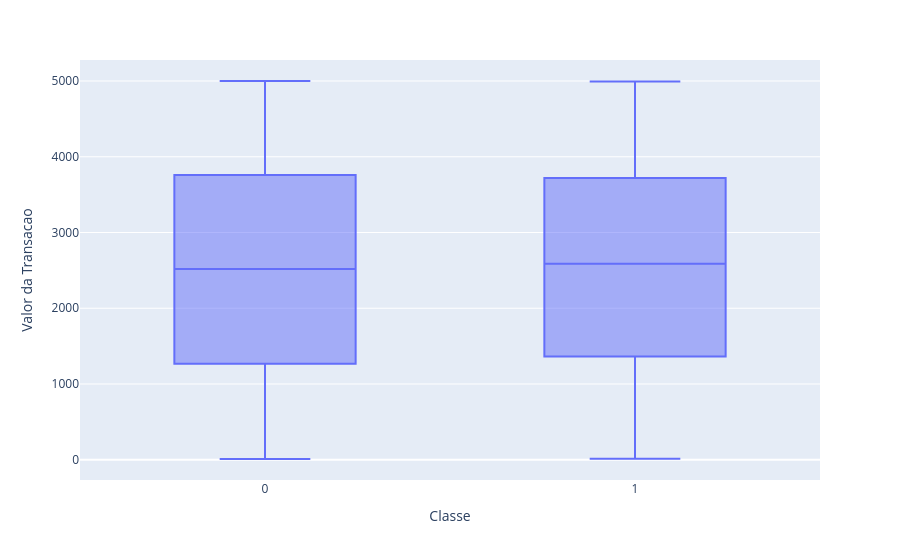

This figure's notebook cell:
### Markdown cell above
### Numerical features outliers

### Code cell
px.box(df_fraud, x='Classe', y='Valor da Transacao')

### Figure 1 — Plotly figure (JSON) as saved in the notebook; plotly's stock layout.template omitted (floating-point values rounded to 4 significant figures; data arrays with more than 128 entries replaced by an {"elided": "..."} marker saying what was removed)
{"data": [{"alignmentgroup": "True", "hovertemplate": "Classe=%{x}<br>Valor da Transacao=%{y}<extra></extra>", "legendgroup": "", "marker": {"color": "#636efa"}, "name": "", "notched": false, "offsetgroup": "", "orientation": "v", "showlegend": false, "type": "box", "x": {"elided": "13000 int values"}, "x0": " ", "xaxis": "x", "y": {"elided": "13000 float values"}, "y0": " ", "yaxis": "y"}], "layout": {"boxmode": "group", "legend": {"tracegroupgap": 0}, "margin": {"t": 60}, "xaxis": {"anchor": "y", "domain": [0, 1], "title": {"text": "Classe"}}, "yaxis": {"anchor": "x", "domain": [0, 1], "title": {"text": "Valor da Transacao"}}}}
